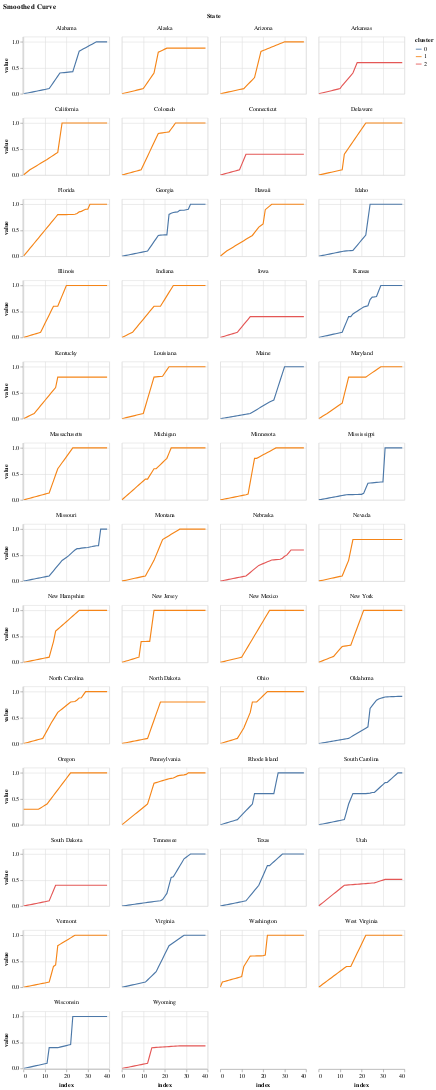

Notebook cell for this chart:
### Code cell
chart = alt.Chart(tseries4plot).mark_line().encode(
        x = alt.X("index"),
        y = alt.Y("value", scale=alt.Scale(0,1)),
        facet=alt.Facet('State:O', columns=4),
        color=alt.Color("cluster",type="nominal")
    )
chart.properties(width=150,height=100,title="Smoothed Curve").interactive()

### Figure 1 — Vega-Lite specification as saved in the notebook (floating-point values rounded to 4 significant figures; data arrays with more than 128 entries replaced by an {"elided": "..."} marker saying what was removed)
{"config": {"view": {"continuousWidth": 400, "continuousHeight": 300}}, "data": {"name": "data-59b6643e21bf7b1bb854070f5062faed"}, "mark": "line", "encoding": {"color": {"type": "nominal", "field": "cluster"}, "facet": {"type": "ordinal", "columns": 4, "field": "State"}, "x": {"type": "quantitative", "field": "index"}, "y": {"type": "quantitative", "field": "value", "scale": {"align": 0, "base": 1}}}, "height": 100, "selection": {"selector013": {"type": "interval", "bind": "scales", "encodings": ["x", "y"]}}, "title": "Smoothed Curve", "width": 150, "$schema": "https://vega.github.io/schema/vega-lite/v4.0.2.json", "datasets": {"data-59b6643e21bf7b1bb854070f5062faed": {"elided": "2000 records"}}}
